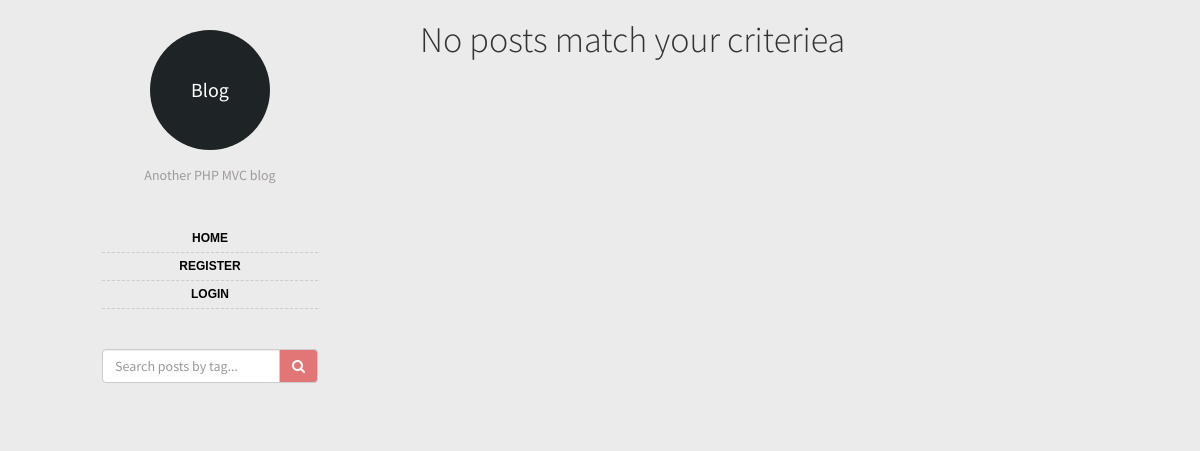
Before: /index.php/posts/bydate/2015/4 with the older database file.
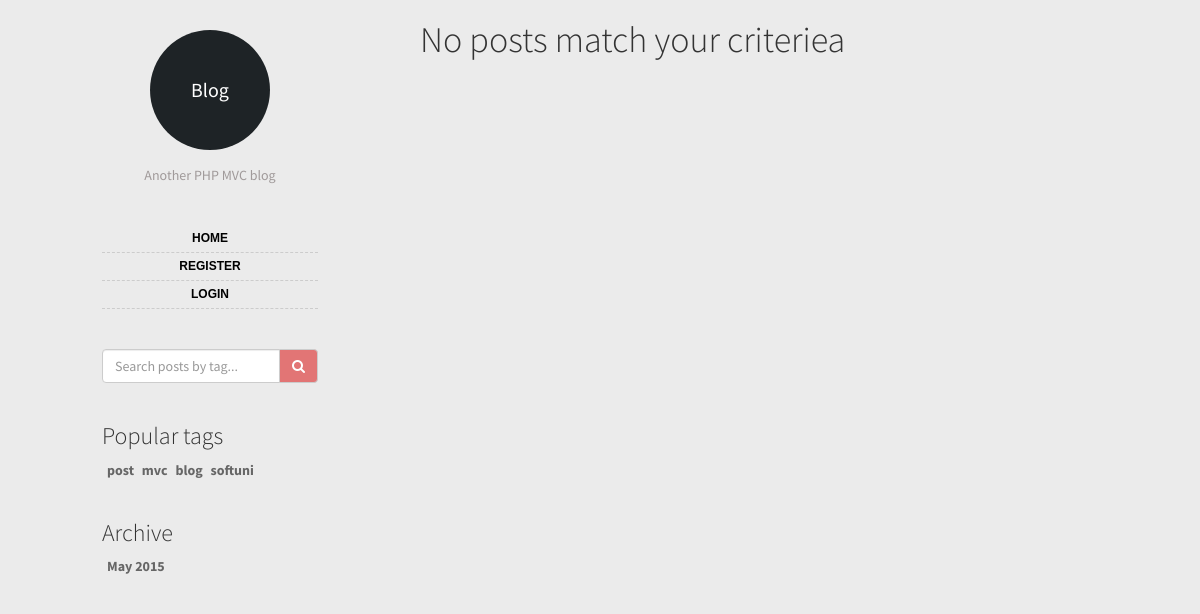
After: the same page with the newer database file.
### tables this page shows
CREATE TABLE IF NOT EXISTS `tags` (
  `id` int(11) NOT NULL,
  `title` varchar(200) NOT NULL,
  `post_id` int(11) NOT NULL
);

### controllers/MainController.php (called while the page is built, shortened)
<?php
class Main_Controller {
	protected $layout = 'posts.php';
	protected $views =  '/views/layouts/';
	public function __construct( $model = 'main', $views = '/views/posts/' ) {
		$this->views = $views;
		$this->model = new $model_class( array( 'table' => 'none' ) );
		$this->popular_tags = $this->model->most_popular_tags();
		$this->archives = $this->model->getPostDates();
	}
	public function renderView() {
		include_once('views/layouts/header.php');
		include_once('views/layouts/sidebar.php');
		include_once ROOT_DIR . $this->views . $this->layout;
		include_once('views/layouts/footer.php');
	}
}
?>

### controllers/PostsController.php (called while the page is built, shortened)
<?php
class Posts_Controller extends Main_Controller {
	public function __construct() {
		parent::__construct( 'posts', '/views/posts/' );
	}
	public function bydate($args) {
        $this->renderView();
    }
}
?>

### models/BaseModel.php (called while the page is built, shortened)
<?php
class Base_Model {
	protected $db;
	public function __construct( $args = array() ) {
		$args = array_merge( array(
			'where' => '',
			'columns' => '*',
			'limit' => 0
		), $args );
		if(empty($table)) {
			$table = 'posts';
		}
		$instance = DB_class::get_instance();
		$this->db = $instance::get_db();
	}
	public function most_popular_tags() {
		$statement = $this->db->query("SELECT id, title, count(*) as cnt FROM tags GROUP BY  title ORDER BY cnt DESC LIMIT 10");
		return $statement->fetch_all();
	}
	public function getPostDates() {
        $dates = array();
		$statement = $this->db->query('SELECT MONTH(p.date) AS month, MONTHNAME(p.date) AS monthname, ' .
            'YEAR(p.date) AS year FROM posts p '.
            'GROUP BY CONCAT(YEAR(p.date), MONTH(p.date)) DESC');
		while ($date = $statement->fetch_assoc()) {
			$dates[] = $date;
		}
        return $dates;
    }
}

### includes/auth.class.php (called while the page is built, shortened)
<?php
class UserAuth {
	public static function get_instance() {
		static $instance = null;
		if ( null === $instance ) {
			$instance = new static();
		}
		return $instance;
	}
}
?>

### includes/db.class.php (called while the page is built)
<?php
class DB_Class {
	private static $db;
	public function __construct() {
		$db = new mysqli(DB_HOST, DB_USER, DB_PASS, DB_NAME );
		self::$db = $db;
		self::$db->set_charset("utf8");
	}
	public static function get_instance() {
		static $instance = null;
		if( null === $instance ) {
			$instance = new static();
		}
		return $instance;
	}
	public static function get_db() {
		return self::$db;
	}
}

### views/posts/posts.php (the view)
<?php
if(!empty($this->posts)) {
	$i = 0;
	if(!empty($this->archive_title)) {
		echo '<h1>Posts by '.$this->archive_type.': '.$this->archive_title.'</h1>';
	}
	foreach($this->posts as $post) {
		?>
			<div class="post <?php if($i == 0) { echo 'marginTop'; } ?>">
				<div class="postImage"><img src="http://lorempixel.com/700/250?rand=<?php echo $i; ?>" alt="Image"></div>
				<div class="row">
					<div class="col-md-2">
						<div class="smallbox published"><i class="fa fa-calendar"></i> <?php echo date("F j, Y", strtotime($post['date'])); ?></div>
						<div class="smallbox author"><i class="fa fa-user"></i> <a href="<?php echo ROOT_URL; ?>posts/byauthor/<?php echo $post['author']; ?>"><?php echo $post['author_user']; ?></a></div>
						<div class="smallbox views"><i class="fa fa-bar-chart"></i> <?php echo $post['views']; ?> views</div>
					</div>
					<div class="col-md-9">
						<h2><a href="<?php echo ROOT_URL; ?>posts/view/<?php echo $post['id']; ?>"><?php echo $post['title']; ?></a></h2>
						<div class="postContent">
							<?php echo $post['content']; ?>
						</div>
						<div class="tags">
							<?php
							if(!empty($post['tags'])) {
								$tags = 'Tags:';
								foreach($post['tags'] as $tag) {
									$tags .= ' <a href="'.ROOT_URL.'posts/bytag/'.$tag['title'].'">'.$tag['title'].'</a> / ';
								}
								echo substr($tags, 0, -3);
							}
							?>
						</div>
					</div>
				</div>
			</div>
		<?php
		$i++;
	}
} else {
	echo '<h1>No posts match your criteriea';
}

### views/layouts/sidebar.php (shortened to what the changed rows need)
<div class="row">
	<div class="col-md-4 sidebar">
		<div class="popular_tags">
			<?php if(!empty($this->popular_tags)): ?>
				<h3>Popular tags</h3>
				<ul>
				<?php foreach($this->popular_tags as $tag): ?>
					<?php if(!empty($tag[1])): ?>
						<li><a href="<?php echo ROOT_URL; ?>posts/bytag/<?php echo $tag[1]; ?>"><?php echo $tag[1]; ?></a></li>
					<?php endif; ?>
				<?php endforeach; ?>
				</ul>
			<?php endif; ?>
		</div>
		<div class="archive">
			<?php if(!empty($this->archives)): ?>
				<h3>Archive</h3>
				<ul>
				<?php foreach($this->archives as $archive): ?>
					<li><a href="<?php echo ROOT_URL; ?>posts/bydate/<?= $archive['year'] . '/' . $archive['month'] ?>"><?= $archive['monthname'] . ' ' . $archive['year'] ?></a></li>
				<?php endforeach; ?>
				</ul>
			<?php endif; ?>
		</div>
	</div>
	<div class="col-md-8">

Changed rows visible on the page:
added tags: title "post"
added tags: title "mvc"
added tags: title "blog"
added tags: title "softuni"
Other visible differences:
text now shown: "Popular tags Archive"
new list line: "May 2015"
